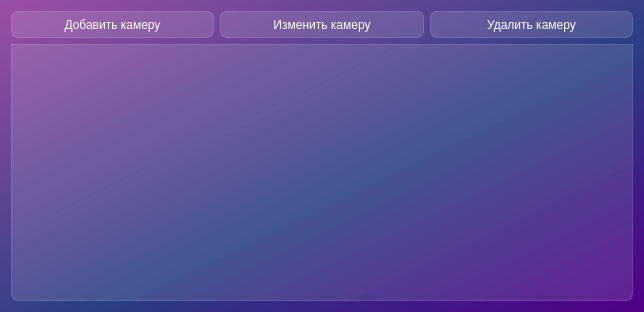
<?xml version="1.0" encoding="UTF-8"?>
<ui version="4.0">
 <class>CamerasWindow</class>
 <widget class="QDialog" name="CamerasWindow">
  <property name="geometry">
   <rect>
    <x>0</x>
    <y>0</y>
    <width>644</width>
    <height>312</height>
   </rect>
  </property>
  <property name="windowTitle">
   <string>Настройки камер</string>
  </property>
  <property name="styleSheet">
   <string notr="true">background-color: qlineargradient(spread:pad, x1:1, y1:1, x2:0, y2:0, stop:0 rgba(81, 0, 135, 255), stop:0.427447 rgba(41, 61, 132, 235), stop:1 rgba(155, 79, 165, 255));
</string>
  </property>
  <layout class="QVBoxLayout" name="verticalLayout">
   <item>
    <layout class="QHBoxLayout" name="horizontalLayout">
     <item>
      <widget class="QPushButton" name="btn_add_camera">
       <property name="styleSheet">
        <string notr="true">QPushButton {
	color: white;
	background-color: rgba(255, 255, 255, 30);
	border: 1px solid rgba(255, 255, 255, 40);
	border-radius: 7px;
	width: 100px;
	height: 25px
}
QPushButton:hover {
	background-color: rgba(255, 255, 255, 40);
}
QPushButton:pressed {
	background-color: rgba(255, 255, 255, 70);
}</string>
       </property>
       <property name="text">
        <string>Добавить камеру</string>
       </property>
      </widget>
     </item>
     <item>
      <widget class="QPushButton" name="btn_edit_camera">
       <property name="styleSheet">
        <string notr="true">QPushButton {
	color: white;
	background-color: rgba(255, 255, 255, 30);
	border: 1px solid rgba(255, 255, 255, 40);
	border-radius: 7px;
	width: 100px;
	height: 25px
}
QPushButton:hover {
	background-color: rgba(255, 255, 255, 40);
}
QPushButton:pressed {
	background-color: rgba(255, 255, 255, 70);
}</string>
       </property>
       <property name="text">
        <string>Изменить камеру</string>
       </property>
      </widget>
     </item>
     <item>
      <widget class="QPushButton" name="btn_delete_camera">
       <property name="styleSheet">
        <string notr="true">QPushButton {
	color: white;
	background-color: rgba(255, 255, 255, 30);
	border: 1px solid rgba(255, 255, 255, 40);
	border-radius: 7px;
	width: 100px;
	height: 25px
}
QPushButton:hover {
	background-color: rgba(255, 255, 255, 40);
}
QPushButton:pressed {
	background-color: rgba(255, 255, 255, 70);
}</string>
       </property>
       <property name="text">
        <string>Удалить камеру</string>
       </property>
      </widget>
     </item>
    </layout>
   </item>
   <item>
    <widget class="QTableView" name="tbl_cameras">
     <property name="styleSheet">
      <string notr="true">QTableView {
	background-color: rgba(255, 255, 255, 30);
	border: 1px solid rgba(255, 255, 255, 40);
	border-bottom-right-radius: 7px;
	border-bottom-left-radius: 7px;
}

QTableView::section{
	background-color: rgb(53, 53, 53);
	color: white;
	border: none;
	height: 50px;
	width: 100px;
	font-size: 14px
}

QTableView::item {
	border-style: none;
	border-bottom: rgba(255, 255, 255, 50);
}

QTableView::item::selected{
	border: none;
	color: rgb(255, 255, 255);
	background-color: rgba(255, 255, 255, 50);
}
</string>
     </property>
     <property name="showGrid">
      <bool>false</bool>
     </property>
    </widget>
   </item>
  </layout>
 </widget>
 <resources/>
 <connections/>
</ui>
